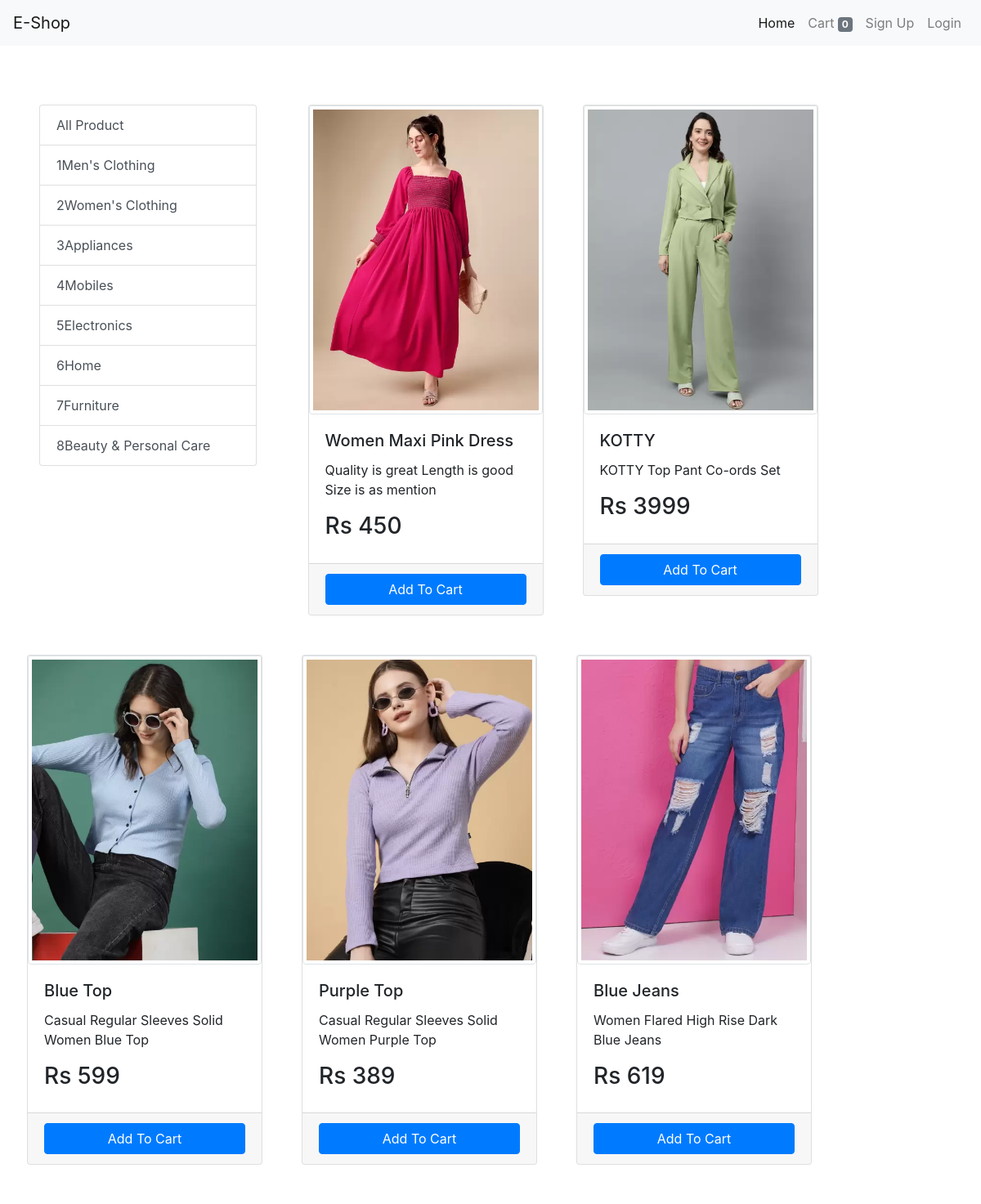
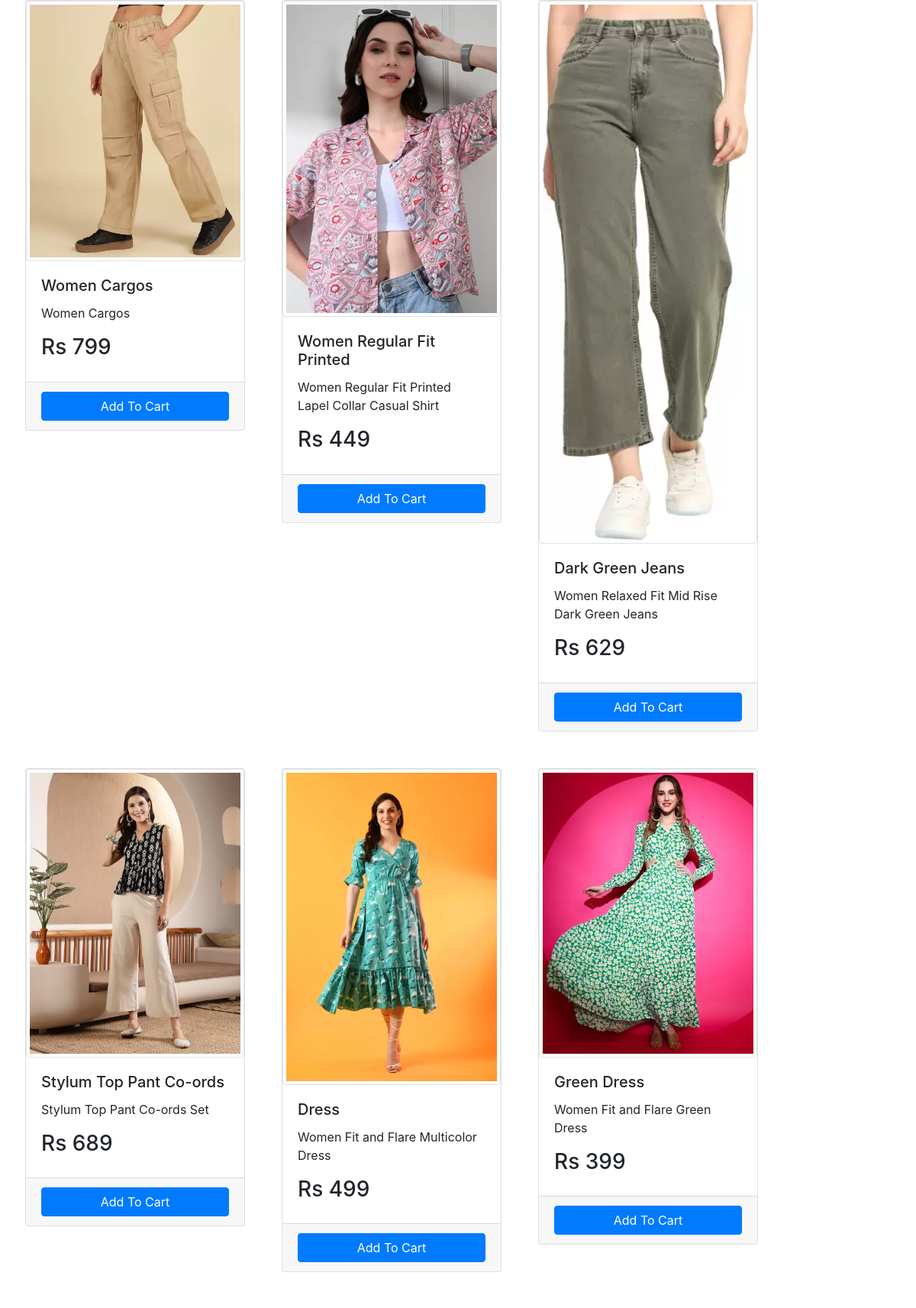
/?category_id=2 (upper part), run on the app's committed database (2 pictures, top to bottom).
### store/models/category.py (models this page shows, shortened)
class Category(models.Model):
    category = models.CharField(max_length=25)

### store/models/product.py (models this page shows, shortened)
class Product(models.Model):
    product=models.CharField(max_length=25)
    category = models.ForeignKey(Category,on_delete=models.CASCADE,default=1)
    product_description=models.CharField(max_length=150)
    product_price=models.IntegerField()
    product_img=models.ImageField(upload_to="img/")

### store/views/index.py (the view, shortened to what this page needs)
# urls.py: path('',Index.as_view(),name='homepage'),
class Index(View):
    def get(self,request):
        products = Product.objects.all()
        categories=Category.objects.all()
        category_id = request.GET.get('category_id')
        if category_id:
            products = Product.objects.filter(category=category_id)
        data={
            'products':products,
            'categories':categories
        }
        return render(request,'index.html',data)

### store/templates/index.html (shortened to what this page needs)
{% extends 'base.html' %}
{% load cart %}
{% block content %}
<div class="container-fluid mt-4 p-4">
    <div class="row ">
        <div class="col-md-3 m-4">
            <ul class="list-group">
                <li class="list-group-item"><a class="list-group-item-action" href="/">All Product</a></li>
                {% for category in categories %}
                <li class="list-group-item"><a class="list-group-item-action" href="/?category_id={{category.id}}">{{category.id}}{{category.category}}</a></li>
                {% endfor %}
            </ul>
        </div>
    {% for product in products %}
        <div class="row">
            <div class="col m-4">
         <div class="card" style="width: 18rem; ">
        <img  src="{{product.product_img.url}}" class="img-fluid img-thumbnail card-img-top" alt="...">
        <div class="card-body">
            <h5 class="card-title">{{product.product}}</h5>
            <p class="card-text">{{product.product_description}}</p>
            <h3>Rs {{product.product_price}}</h3>
        </div>
          <div class="card-footer ">
            {% if product|is_in_cart:request.session.cart %}
            <div class="row">
                <div class="col-md-2">
              <form action="{% url 'homepage' %}"  method="post">
                    {% csrf_token %}
                  <input type="hidden" name="product_id" value="{{product.id}}">
              <button type="submit" class="btn btn-primary">+</button>
              </form>
                </div>
                <div class="col-md-7">
                    <p class="text-center">{{product|cart_quantity:request.session.cart}} in cart</p>
                </div>
                <div class="col-md-2">
              <form action="{% url 'homepage' %}"  method="post">
                    {% csrf_token %}
                  <input type="hidden" name="product_id" value="{{product.id}}">
                  <input type="hidden" name="remove" value="True">
              <button  type="submit" class="btn btn-primary">-</button>
              </form>
                </div>
            </div>
              {% else %}
               <div class="row">
                <div class="col-md-12">
                    <form action="{% url 'homepage' %}" method="post">
                 <button href="#" class="btn btn-primary btn-block">Add To Cart</button>
              </form>
                </div>
              </div>
              {% endif %}
          </div>
    </div>
    </div>
        </div>
    {% endfor %}
  </div>
</div>
{% endblock %}

### data on the page
Category: id "1", category "Men's Clothing"
Category: id "2", category "Women's Clothing"
Category: id "3", category "Appliances"
Category: id "4", category "Mobiles"
Category: id "5", category "Electronics"
Category: id "6", category "Home"
Category: id "7", category "Furniture"
Category: id "8", category "Beauty & Personal Care"
Product: product_img (picture), product "Women Maxi Pink Dress", product_description "Quality is great Length is good Size is as mention", product_price "450"
Product: product_img (picture), product "KOTTY", product_description "KOTTY Top Pant Co-ords Set", product_price "3999"
Product: product_img (picture), product "Blue Top", product_description "Casual Regular Sleeves Solid Women Blue Top", product_price "599"
Product: product_img (picture), product "Purple Top", product_description "Casual Regular Sleeves Solid Women Purple Top", product_price "389"
Product: product_img (picture), product "Blue Jeans", product_description "Women Flared High Rise Dark Blue Jeans", product_price "619"
Product: product_img (picture), product "Women Cargos", product_description "Women Cargos", product_price "799"
Product: product_img (picture), product "Women Regular Fit Printed", product_description "Women Regular Fit Printed Lapel Collar Casual Shirt", product_price "449"
Product: product_img (picture), product "Dark Green Jeans", product_description "Women Relaxed Fit Mid Rise Dark Green Jeans", product_price "629"
Product: product_img (picture), product "Stylum Top Pant Co-ords", product_description "Stylum Top Pant Co-ords Set", product_price "689"
Product: product_img (picture), product "Dress", product_description "Women Fit and Flare Multicolor Dress", product_price "499"
Product: product_img (picture), product "Green Dress", product_description "Women Fit and Flare Green Dress", product_price "399"

### other printed values
{{ request.session.cart|length }} "0"
